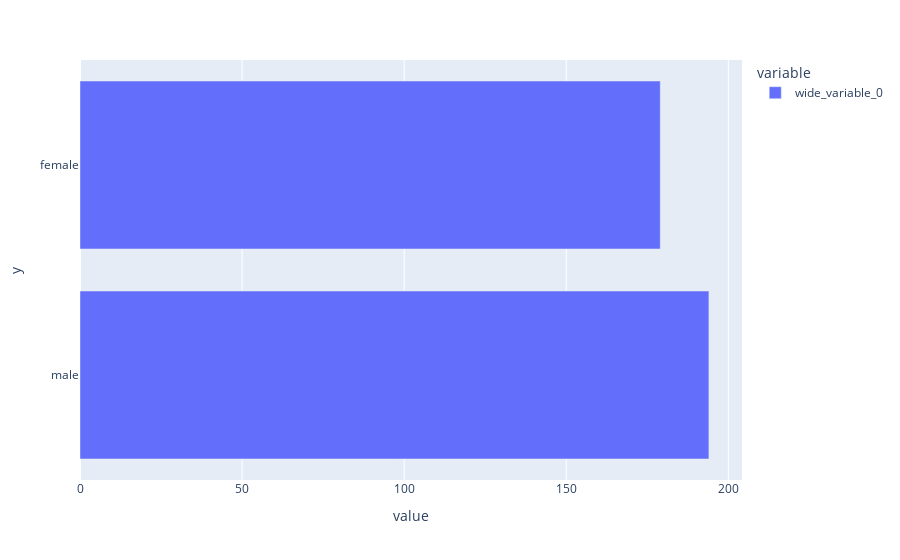

Write notebook code for a chart like this one.
### Code cell
x = px.bar(df ,[plots],data)
x.show()

### Figure 1 — Plotly figure (JSON) as saved in the notebook; plotly's stock layout.template omitted (floating-point values rounded to 4 significant figures)
{"data": [{"alignmentgroup": "True", "hovertemplate": "variable=wide_variable_0<br>value=%{x}<br>y=%{y}<extra></extra>", "legendgroup": "wide_variable_0", "marker": {"color": "#636efa", "pattern": {"shape": ""}}, "name": "wide_variable_0", "offsetgroup": "wide_variable_0", "orientation": "h", "showlegend": true, "textposition": "auto", "type": "bar", "x": [194, 179], "xaxis": "x", "y": ["male", "female"], "yaxis": "y"}], "layout": {"barmode": "relative", "legend": {"title": {"text": "variable"}, "tracegroupgap": 0}, "margin": {"t": 60}, "xaxis": {"anchor": "y", "domain": [0, 1], "title": {"text": "value"}}, "yaxis": {"anchor": "x", "domain": [0, 1], "title": {"text": "y"}}}}
